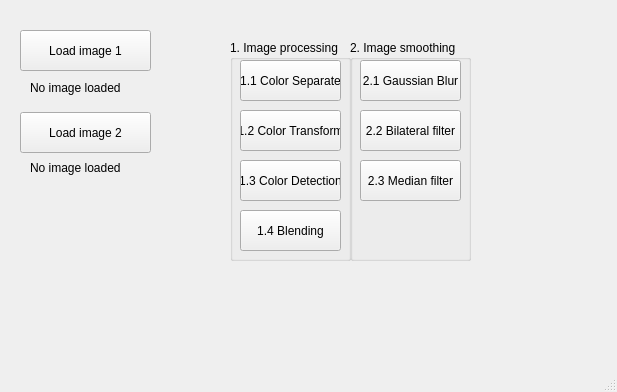
<?xml version="1.0" encoding="UTF-8"?>
<ui version="4.0">
 <class>MainWindow</class>
 <widget class="QMainWindow" name="MainWindow">
  <property name="geometry">
   <rect>
    <x>0</x>
    <y>0</y>
    <width>617</width>
    <height>392</height>
   </rect>
  </property>
  <property name="windowTitle">
   <string>MainWindow</string>
  </property>
  <widget class="QWidget" name="centralwidget">
   <widget class="QPushButton" name="pushButton">
    <property name="geometry">
     <rect>
      <x>20</x>
      <y>30</y>
      <width>131</width>
      <height>41</height>
     </rect>
    </property>
    <property name="text">
     <string>Load image 1</string>
    </property>
   </widget>
   <widget class="QPushButton" name="pushButton_2">
    <property name="geometry">
     <rect>
      <x>20</x>
      <y>112</y>
      <width>131</width>
      <height>41</height>
     </rect>
    </property>
    <property name="text">
     <string>Load image 2</string>
    </property>
   </widget>
   <widget class="QPushButton" name="pushButton_3">
    <property name="geometry">
     <rect>
      <x>240</x>
      <y>60</y>
      <width>101</width>
      <height>41</height>
     </rect>
    </property>
    <property name="text">
     <string>1.1 Color Separate</string>
    </property>
   </widget>
   <widget class="QPushButton" name="pushButton_4">
    <property name="geometry">
     <rect>
      <x>240</x>
      <y>110</y>
      <width>101</width>
      <height>41</height>
     </rect>
    </property>
    <property name="text">
     <string>1.2 Color Transform</string>
    </property>
   </widget>
   <widget class="QPushButton" name="pushButton_5">
    <property name="geometry">
     <rect>
      <x>240</x>
      <y>160</y>
      <width>101</width>
      <height>41</height>
     </rect>
    </property>
    <property name="text">
     <string>1.3 Color Detection</string>
    </property>
   </widget>
   <widget class="QLabel" name="label">
    <property name="geometry">
     <rect>
      <x>30</x>
      <y>80</y>
      <width>91</width>
      <height>16</height>
     </rect>
    </property>
    <property name="text">
     <string>No image loaded</string>
    </property>
   </widget>
   <widget class="QLabel" name="label_2">
    <property name="geometry">
     <rect>
      <x>30</x>
      <y>160</y>
      <width>91</width>
      <height>16</height>
     </rect>
    </property>
    <property name="text">
     <string>No image loaded</string>
    </property>
    <property name="scaledContents">
     <bool>false</bool>
    </property>
   </widget>
   <widget class="QGroupBox" name="groupBox">
    <property name="geometry">
     <rect>
      <x>230</x>
      <y>40</y>
      <width>121</width>
      <height>221</height>
     </rect>
    </property>
    <property name="title">
     <string>1. Image processing</string>
    </property>
    <widget class="QPushButton" name="pushButton_6">
     <property name="geometry">
      <rect>
       <x>10</x>
       <y>170</y>
       <width>101</width>
       <height>41</height>
      </rect>
     </property>
     <property name="text">
      <string>1.4 Blending</string>
     </property>
    </widget>
   </widget>
   <widget class="QGroupBox" name="groupBox_2">
    <property name="geometry">
     <rect>
      <x>350</x>
      <y>40</y>
      <width>121</width>
      <height>221</height>
     </rect>
    </property>
    <property name="title">
     <string>2. Image smoothing</string>
    </property>
    <widget class="QPushButton" name="pushButton_7">
     <property name="geometry">
      <rect>
       <x>10</x>
       <y>20</y>
       <width>101</width>
       <height>41</height>
      </rect>
     </property>
     <property name="text">
      <string>2.1 Gaussian Blur</string>
     </property>
    </widget>
    <widget class="QPushButton" name="pushButton_8">
     <property name="geometry">
      <rect>
       <x>10</x>
       <y>70</y>
       <width>101</width>
       <height>41</height>
      </rect>
     </property>
     <property name="text">
      <string>2.2 Bilateral filter</string>
     </property>
    </widget>
    <widget class="QPushButton" name="pushButton_9">
     <property name="geometry">
      <rect>
       <x>10</x>
       <y>120</y>
       <width>101</width>
       <height>41</height>
      </rect>
     </property>
     <property name="text">
      <string>2.3 Median filter</string>
     </property>
    </widget>
   </widget>
   <zorder>groupBox</zorder>
   <zorder>groupBox_2</zorder>
   <zorder>pushButton</zorder>
   <zorder>pushButton_2</zorder>
   <zorder>pushButton_3</zorder>
   <zorder>pushButton_4</zorder>
   <zorder>pushButton_5</zorder>
   <zorder>label</zorder>
   <zorder>label_2</zorder>
  </widget>
  <widget class="QMenuBar" name="menubar">
   <property name="geometry">
    <rect>
     <x>0</x>
     <y>0</y>
     <width>617</width>
     <height>21</height>
    </rect>
   </property>
  </widget>
  <widget class="QStatusBar" name="statusbar"/>
 </widget>
 <resources/>
 <connections/>
</ui>
